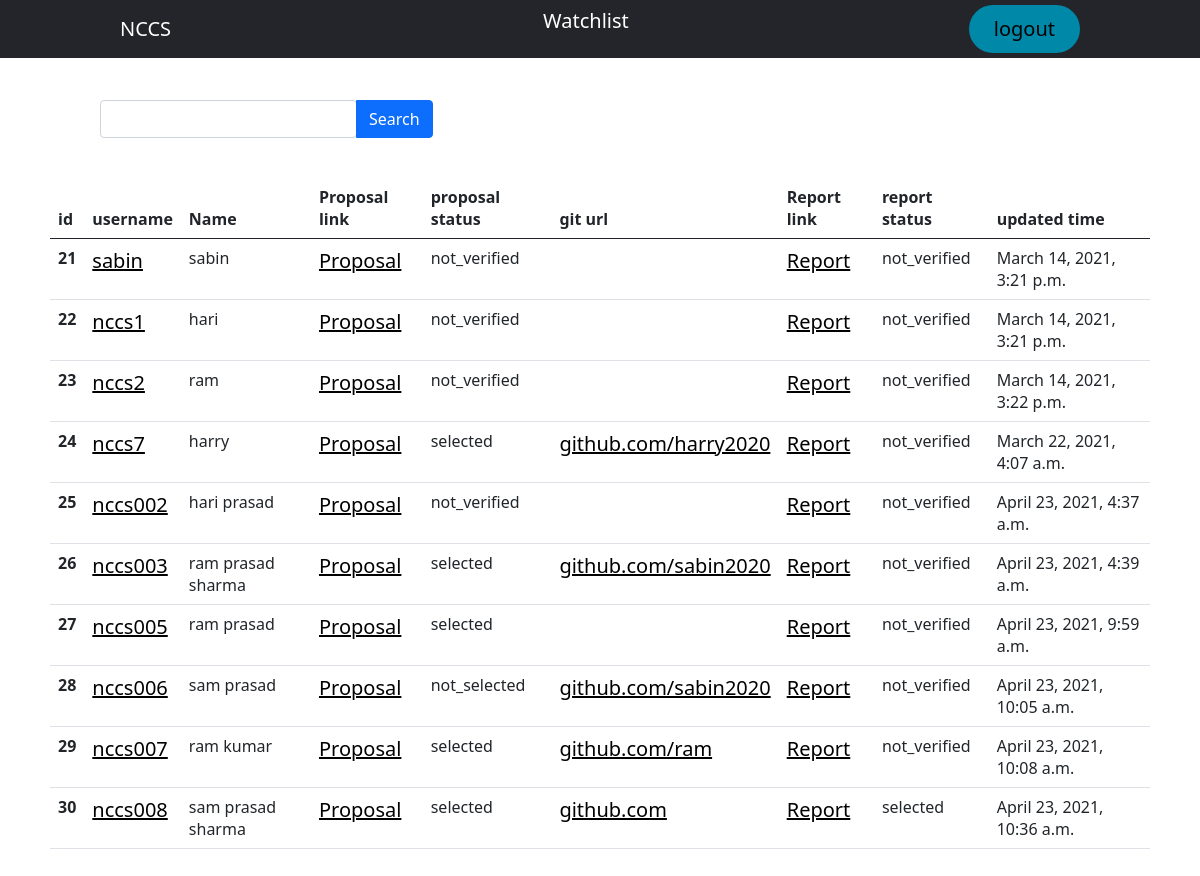
The app's page /teacher/viewall/ (signed in) with its own data.
### project/models.py (models this page shows)
class Project(models.Model):
    user = models.OneToOneField(User, on_delete=models.CASCADE,null=True)
    unique_name = models.CharField(max_length=50,null=True)
    proposal_file=models.FileField(blank=True,null=True,upload_to='proposals/')
    proposal_reason=models.TextField(null=True)
    condition= [
    ('selected', 'selected'),
    ('not_selected', 'not_selected'),
    ('not_verified','not_verified'),
    ]
    selected_proposal_condition=models.CharField(max_length=12,choices=condition,default='not_verified' )
    name = models.CharField(max_length=50,null=True)
    git_url = models.URLField(max_length=200,null=True)
    references = models.TextField(null=True)
    tools = models.TextField(null=True)
    updated_date = models.DateTimeField(auto_now_add=True,null=True)
    report_file=models.FileField(blank=True,null=True,upload_to='reports/')
    report_reason=models.TextField(null=True)
    condition= [
    ('selected', 'selected'),
    ('not_selected', 'not_selected'),
    ('not_verified','not_verified'),
    ]
    selected_report_condition=models.CharField(max_length=12,choices=condition,default='not_verified' )

### users/decorators.py (the view)
        def wrapper_func(request, *args , **kwargs):
            print('working',allowed_roles)
            group = None
            if request.user.groups.exists():
                group = request.user.groups.all()[0].name
            if group in allowed_roles:
                return view_func(request, *args , **kwargs)
            else:
                return HttpResponse("you are not authorized to view this page")

### project/views.py (called while the page is built)
@login_required(login_url='loginPage')
@allowed_users(allowed_roles=['Mentors'])
def viewall(request):
    obj = Project.objects.all()
    context = {
            'objects': obj,
            }
    return render(request,"teacher/home.html", context)

### templates/teacher/home.html (shortened to what this page needs)
{% extends 'main.html'%}
{% block content %}
<div class="search">
	<form method="get" enctype="multipart/form-data" action='/search'>
<div class="input-group">
  <div class="form-outline">
    <input type="search" id="query" name="query" class="form-control" />
  </div>
  <button type="submit" class="btn btn-primary">Search
  </button>
</form>
</div>
<div class="tbl">
<table class="table">
  <thead class="thead-dark">
    <tr>
      <th scope="col">id</th>
      <th scope="col">username</th>
      <th scope="col">Name</th>
      <th scope="col">Proposal link</th>
      <th scope="col">proposal status</th>
      <th scope="col">git url</th>
      <th scope="col">Report link</th>
      <th scope="col">report status</th>
      <th scope="col">updated time</th>
    </tr>
  </thead>
  <tbody>
    <tr>
	    {% for student in objects %}
    <th scope="row">{{student.id}}</th>
      <td><a href="/selection/{{student.id}}"> {{student.unique_name}}</a></td>
      <td>{{student.name}}</td>
      <td><a href="/media/{{student.proposal_file}}" target="_blank">Proposal</a></td>
      <td>{{student.selected_proposal_condition}}</td>
      <td><a href="{{student.git_url}}">{{student.git_url}}</a></td>
      <td><a href="/media/{{student.report_file}}" target="_blank">Report</a></td>
      <td>{{student.selected_report_condition}}</td>
      <td>{{student.updated_date}}</td>
    </tr>
    {%endfor%}
  </tbody>
</table>
</div>
{% endblock %}

### templates/main.html (shortened to what this page needs)
<!Doctype html>
<html>
	<head>
<link href="https://cdn.jsdelivr.net/npm/bootstrap@5.0.0-beta2/dist/css/bootstrap.min.css" rel="stylesheet">
	</head>
	<body>
		{% include 'navbar.html'%}
		{% block content %}
		{% endblock%}
	</body>
</html>

### templates/navbar.html (shortened to what this page needs)
<header>
	<div class="logo">
		<a href="/" style="text-decoration:none;color:#fff;">NCCS</a>
	</div>
	<nav>
		<ul class="nav__links">
	{% if user.groups.all.0.name == "Mentors" %}
	   	<li><a href="/watchlist">Watchlist</a></li>
	{% endif %}
		</ul>
	</nav>
	<a class="cta" style="color:#fff;" href="/logout" ><button>logout</button></a>
</header>

### templates/teacher/home.html (style rules this page uses)
.search { position:absolute; top:100px; left:100px; align:center; }
.tbl { position:absolute; margin: 120px 50px 50px; padding 5px 5px 5px 5px; }

### templates/navbar.html (style rules this page uses)
* { box-sizing: border-box; margin: 0; padding:0; }
li,a, button { font-weight: 500; font-size:20px; color:#000; }
header { display:flex; justify-content:space-between; align-items: center; padding:5px 10%; background-color: #24252A; }
.nav__links { list-style:none; }
.nav__links li { display: inline-block; color:#fff; padding:0px 20px; }
.nav__links li a { transition: all 0.3s ease 0s; color:#fff; text-decoration:none; margin-top:50px; }
button { padding: 9px 25px; background-color: rgba(0,136,169,1); border: none; border-radius: 50px; cursor: pointer; transition : all 0.3s ease 0s; }
.logo { color: #FFF; }

### records on screen
Project: id "21", unique_name "sabin", name "sabin", selected_proposal_condition "not_verified", selected_report_condition "not_verified", updated_date "March 14, 2021, 3:21 p.m."
Project: id "22", unique_name "nccs1", name "hari", selected_proposal_condition "not_verified", selected_report_condition "not_verified", updated_date "March 14, 2021, 3:21 p.m."
Project: id "23", unique_name "nccs2", name "ram", selected_proposal_condition "not_verified", selected_report_condition "not_verified", updated_date "March 14, 2021, 3:22 p.m."
Project: id "24", unique_name "nccs7", name "harry", selected_proposal_condition "selected", git_url "github.com/harry2020", selected_report_condition "not_verified", updated_date "March 22, 2021, 4:07 a.m."
Project: id "25", unique_name "nccs002", name "hari prasad", selected_proposal_condition "not_verified", selected_report_condition "not_verified", updated_date "April 23, 2021, 4:37 a.m."
Project: id "26", unique_name "nccs003", name "ram prasad sharma", selected_proposal_condition "selected", git_url "github.com/sabin2020", selected_report_condition "not_verified", updated_date "April 23, 2021, 4:39 a.m."
Project: id "27", unique_name "nccs005", name "ram prasad", selected_proposal_condition "selected", selected_report_condition "not_verified", updated_date "April 23, 2021, 9:59 a.m."
Project: id "28", unique_name "nccs006", name "sam prasad", selected_proposal_condition "not_selected", git_url "github.com/sabin2020", selected_report_condition "not_verified", updated_date "April 23, 2021, 10:05 a.m."
Project: id "29", unique_name "nccs007", name "ram kumar", selected_proposal_condition "selected", git_url "github.com/ram", selected_report_condition "not_verified", updated_date "April 23, 2021, 10:08 a.m."
Project: id "30", unique_name "nccs008", name "sam prasad sharma", selected_proposal_condition "selected", git_url "github.com", selected_report_condition "selected", updated_date "April 23, 2021, 10:36 a.m."
